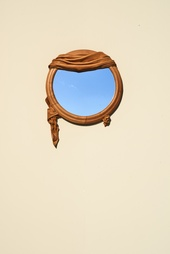
#> input picture assets/landing_collar.JPG, 170 x 254 px, shrunk from 4630 x 6937 before the run
$ python strip_bg_glove.py ../assets/landing_collar.JPG
#> lines starting #> are read from the running program, lines starting #| are printed output that depends on the picture
#!/usr/bin/env python3
"""
Quick-and-simple background stripper for the blue glove PNG.
It converts near-cream/light background pixels to transparent while keeping blue tones.

Usage:
  python3 tools/strip_bg_glove.py assets/icons/home.png

Writes in-place (overwrites the input file). Keep a backup if needed.
"""
from pathlib import Path
from PIL import Image, ImageFilter
import statistics
import sys

def corner_bg_color(img: Image.Image, pad: int = 10) -> tuple[int,int,int]:
    rgb = img.convert('RGB')
    w, h = rgb.size
    samples = []
    for (sx, sy) in [(0,0), (w-pad,0), (0,h-pad), (w-pad,h-pad)]:
        for y in range(sy, min(sy+pad, h)):
            for x in range(sx, min(sx+pad, w)):
                samples.append(rgb.getpixel((x,y)))
    # median per channel is robust to noise
    r = statistics.median(c[0] for c in samples)
    g = statistics.median(c[1] for c in samples)
    b = statistics.median(c[2] for c in samples)
    return int(r), int(g), int(b)

def strip_bg(path: Path) -> None:
    img = Image.open(path).convert('RGBA')
    w, h = img.size
    px = img.load()
    bg_r, bg_g, bg_b = corner_bg_color(img)
    # Build alpha mask by distance to background color; fade edges softly
    mask = Image.new('L', (w, h), 255)
    m = mask.load()
    def dist2(r,g,b):
        dr = r-bg_r; dg = g-bg_g; db = b-bg_b
        return dr*dr + dg*dg + db*db
    # thresholds tuned for cream→transparent while preserving blue
    hard = 55**2   # fully transparent if within this distance
    soft = 95**2   # start of fully opaque region beyond this
    for y in range(h):
        for x in range(w):
            r,g,b,a = px[x,y]
            if a < 12:
                m[x,y] = 0
                continue
            d2 = dist2(r,g,b)
            if d2 <= hard:
                m[x,y] = 0
            elif d2 >= soft:
                m[x,y] = 255
            else:
                # linearly ramp alpha between hard and soft thresholds
                t = (d2 - hard) / (soft - hard)
                m[x,y] = int(255 * t)
    mask = mask.filter(ImageFilter.MedianFilter(3)).filter(ImageFilter.GaussianBlur(0.8))
    out = Image.new('RGBA', (w,h), (0,0,0,0))
    out.paste(img, (0,0), mask)
    out.save(path)
    print(f"Updated {path} with transparent background")

def main():
    if len(sys.argv) < 2:
        print("Usage: python3 tools/strip_bg_glove.py assets/icons/home.png")
        sys.exit(1)
    p = Path(sys.argv[1])
    if not p.exists():
        print(f"File not found: {p}")
        sys.exit(2)
    strip_bg(p)
#> in corner_bg_color, rgb is the input picture: PIL image 170x254 RGB; mean R, G, B 228.2, 217.2, 195.5
#> after the loop in corner_bg_color, `for (sx, sy) in [(0,0), (w-pad,0), (0,h-pad), (w-pad,h-pad)]:`: samples = 400 items, first 6: (231, 219, 193), (232, 220, 194), (232, 220, 194), (232, 220, 194), (232, 220, 194), (232, 220, 194)
#> in corner_bg_color, `r = statistics.median(c[0] for c in samples)`: r = 232
#> in corner_bg_color, `g = statistics.median(c[1] for c in samples)`: g = 222
#> in corner_bg_color, `b = statistics.median(c[2] for c in samples)`: b = 196
#> in strip_bg, `bg_r, bg_g, bg_b = corner_bg_color(img)`: bg_r = 232; bg_g = 222; bg_b = 196
#> in strip_bg, `mask = Image.new('L', (w, h), 255)`: mask: PIL image 170x254 L; every value is 255
#> the loop in strip_bg, `for y in range(h):` made 254 passes
#> in strip_bg, `mask = mask.filter(ImageFilter.MedianFilter(3)).filter(ImageFilter.Gau..`:
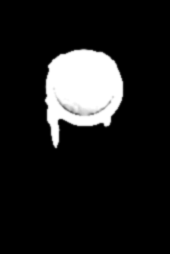
#> mask: PIL image 170x254 L; min 0, max 255, mean 30
#> in strip_bg, `out = Image.new('RGBA', (w,h), (0,0,0,0))`: out: PIL image 170x254 RGBA; every value is 0
#> in strip_bg, `out.paste(img, (0,0), mask)`:
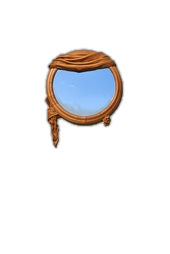
#> out: PIL image 170x254 RGBA; mean R, G, B, A 17.2, 16.2, 16.6, 30; transparent parts drawn white

if __name__ == '__main__':
    main()
